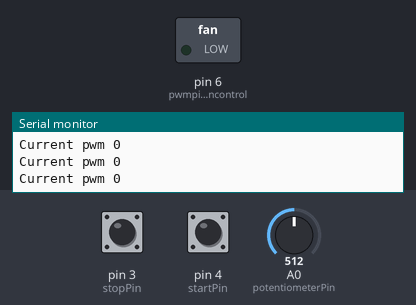
This sketch was run on a simulated Arduino Uno, built with avr-gcc and run on an emulated ATmega328P. Shown: switched loads named in the sketch (green lamp = pin HIGH), the last lines printed to the serial monitor. Inputs (shaded band) come from the test bench; at power-on: pin 4 (startPin) HIGH, A0 (potentiometerPin) = 512, pin 3 (stopPin) HIGH.

Above: at 1.2 s.
1.3 s: pin 4 (startPin) pulled LOW for 1 s
At 2.6 s:
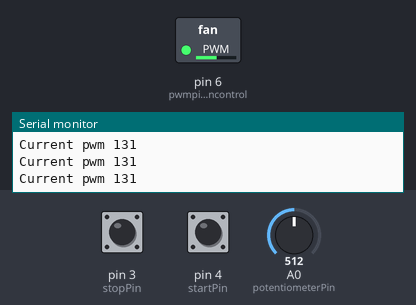
3.8 s: A0 (potentiometerPin) set to 48
At 5.0 s:
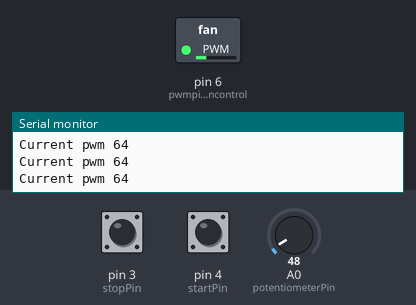
5.5 s: A0 (potentiometerPin) set to 1023
At 6.1 s:
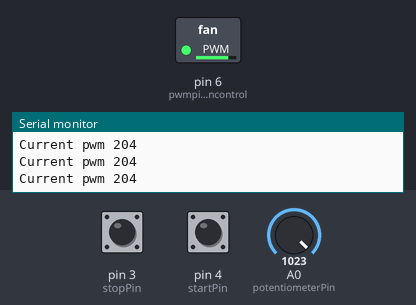
7.0 s: pin 3 (stopPin) pulled LOW for 0.15 s
At 8.2 s:
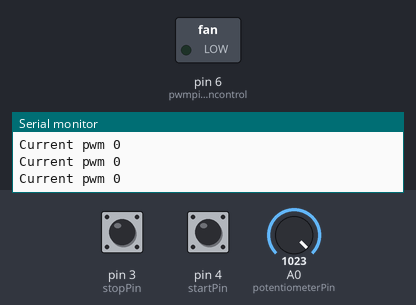
8.6 s: pin 4 (startPin) pulled LOW for 3.2 s
At 9.2 s:
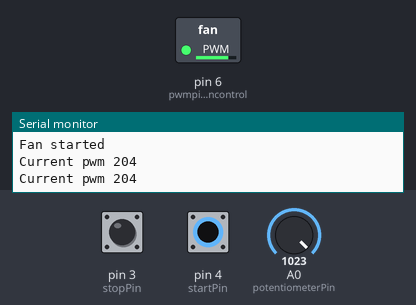
13.3 s: pin 3 (stopPin) pulled LOW for 1 s
At 14.6 s:
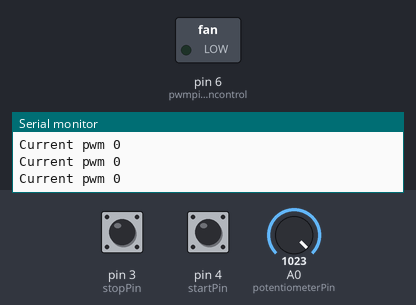
Timing chart, 0 to 16.3 s (numbered marks = the images above; inputs shaded):
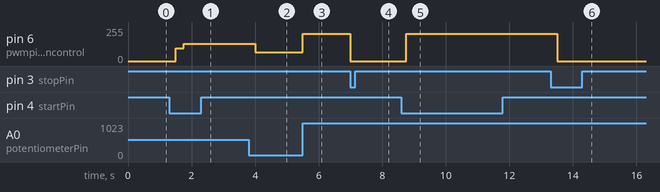

Measured:
- after the input at 1.3 s, pin 6 (pwmpin_fancontrol): 0/255 → 94/255 after 0.20 s, → 131/255 0.25 s later
- after the input at 3.8 s, pin 6 (pwmpin_fancontrol): 131/255 → 64/255 after 0.20 s
- after the input at 5.5 s, pin 6 (pwmpin_fancontrol): 64/255 → 204/255 at once
- after the input at 7.0 s, pin 6 (pwmpin_fancontrol): 204/255 → 0/255 at once
- after the input at 8.6 s, pin 6 (pwmpin_fancontrol): 0/255 → 204/255 after 0.15 s
- after the input at 13.3 s, pin 6 (pwmpin_fancontrol): 204/255 → 0/255 after 0.20 s

The sketch:

Test_Fan_buttons.ino
```cpp
#include <IntervalCheckTimer.h>
#include <ProperLED.h>
#include <Basic_Input.h>

an_LED fan_control;
in_digital stopButton;
in_digital startButton;
IntervalCheckTimer timer;

bool working;

int userPressedStop, userPressedStart;
int lastFanValue;
int min_val, max_val;
int jumpstart_val, jumpstop_val;
int potentiometerPin;
int potentiometerRead;


void setup() {
  working = false;
  // put your setup code here, to run once:
  potentiometerPin = A0;
  int stopPin = 3;
  int startPin = 4;
  int pwmpin_fancontrol = 6;
  unsigned long inp_inter_check_ms = 250;
  jumpstart_val = 94;
  jumpstop_val = 0;
  //
  min_val = 58;
  max_val = 200;
  //
  timer.setInterCheck(inp_inter_check_ms);
  fan_control.setup_LED(pwmpin_fancontrol);
  //set internal pullup
  startButton.setup_in_digital(startPin, true);
  stopButton.setup_in_digital(stopPin, true);
  Serial.begin(9600);


}

void loop() {
  //Check every x ms for input
  if(timer.isMinChekTimeElapsedAndUpdate())
  {
    //read input from buttons
    stopButton.read_input(userPressedStop);
    startButton.read_input(userPressedStart);

    potentiometerRead = analogRead(potentiometerPin);

    //user pressed button to turn it off.
    if(userPressedStop == LOW && working){
      lastFanValue = fan_control.get_brightness();
      fan_control.set_brightness(jumpstop_val);
      working = false;
      Serial.println("Fan stopped");
      fan_control.switch_off();
    }
    //user pressed button to turn it on.
    else if(userPressedStart == LOW && !working){
      fan_control.switch_on();
      if(lastFanValue < jumpstart_val){
        lastFanValue = jumpstart_val;
      }
      fan_control.set_brightness(lastFanValue);
      working = true;
      Serial.println("Fan started");
    }

    //user might or might not have span the potentiometer - we don't care.
    else if(working){
       potentiometerRead = analogRead(potentiometerPin);
       //determining the scaling factor for the potentiometer (that has 1024 distinct values)
       int scalingFactor = 1024/(max_val-min_val);
       //setting the brightness between min_val and max_val
       lastFanValue = potentiometerRead/scalingFactor+min_val;
       fan_control.set_brightness(lastFanValue);

    }
      Serial.print("Current pwm ");
      Serial.println(fan_control.get_brightness());
  }

}
```
